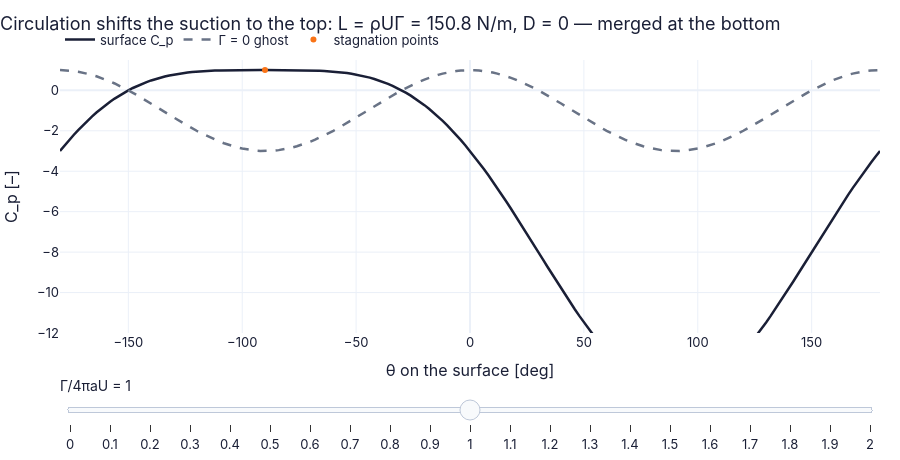

The code cell stored with this chart in its notebook:
### Markdown cell above
**What you see.** Two stagnation points (orange) at the sides; lower, at −30° and −150°; merged at the bottom; and a free point below the body where two streamlines cross.

**How to read it.** $\sin\theta=-\Gamma/4\pi aU$: at Γ = 2πaU they sit at −30° and −150°; at 4πaU at −90°; above that the root $r_+=[\Gamma+\sqrt{\Gamma^2-(4\pi aU)^2}]/4\pi U=2.618a$ (for Γ = 6πaU) lies in the fluid, and a ring of fluid circulates round the body forever.

**What would change if…** …U doubled at fixed Γ: the points move back up (Γ/4πaU halves) and the lift doubles (ρUΓ).

### Code cell
thd = np.linspace(-180, 180, 181)                        # surface angle θ [deg]
U_, a_ = 10.0, 0.1                                       # the air example [m/s, m]
def cp_traces(k):                                        # curves for Γ/(4πaU) = k
    G = k*4*np.pi*a_*U_                                  # clockwise Γ [m²/s]
    cp = ch06.cylinder_surface_cp(np.radians(thd), U_, a_, Gamma_cw=G)   # surface C_p from (6.39)
    st = ch06.cylinder_stagnation_points(U_, a_, Gamma_cw=G)   # stagnation points (complex)
    on = st[np.isclose(np.abs(st), a_)]                  # only those on the body
    return {"surface C_p": (thd, cp), "Γ = 0 ghost": (thd, 1 - 4*np.sin(np.radians(thd))**2),
            "stagnation points": (np.degrees(np.angle(on)) if on.size else np.array([np.nan]), np.ones(max(on.size, 1)))}
ks = np.linspace(0, 2, 21 if not FAST else 11)           # slider values of Γ/(4πaU)
fig = slider_figure(cp_traces, "Γ/4πaU", ks, xlabel="θ on the surface [deg]", ylabel="C_p [–]",
                    title="Circulation shifts the suction to the top", yrange=[-12, 1.5],
                    modes={"stagnation points": "markers"})
recolor(fig, {"surface C_p": COLORS["ink"], "Γ = 0 ghost": COLORS["muted"], "stagnation points": COLORS["orange"]},
        dashes={"Γ = 0 ghost": "dash"})
titles = []                                              # one title per slider step: lift and regime
for k in ks:
    s = ch06.cylinder_circulation_state(U_, a_, Gamma_cw=k*4*np.pi*a_*U_, rho=1.2)   # air
    titles.append(f"Circulation shifts the suction to the top: L = ρUΓ = {s['L_KJ']:.1f} N/m, D = 0 — {s['regime']}")
step_titles(fig, titles)
fig.show()                                               # draw it (works on the web page too)

### Figure 1 — Plotly figure (JSON) as saved in the notebook; plotly's stock layout.template omitted (floating-point values rounded to 4 significant figures; data arrays with more than 128 entries replaced by an {"elided": "..."} marker saying what was removed)
{"data": [{"hovertemplate": "surface C_p: %{y:.4g}<extra>Γ/4πaU = 0 </extra>", "line": {"color": "#1a1f36", "width": 2.5}, "marker": {"color": "#1a1f36"}, "mode": "lines", "name": "surface C_p", "type": "scatter", "visible": false, "x": {"elided": "181 float values"}, "y": {"elided": "181 float values"}}, {"hovertemplate": "Γ = 0 ghost: %{y:.4g}<extra>Γ/4πaU = 0 </extra>", "line": {"color": "#697386", "dash": "dash", "width": 2.5}, "marker": {"color": "#697386"}, "mode": "lines", "name": "Γ = 0 ghost", "type": "scatter", "visible": false, "x": {"elided": "181 float values"}, "y": {"elided": "181 float values"}}, {"hovertemplate": "stagnation points: %{y:.4g}<extra>Γ/4πaU = 0 </extra>", "line": {"color": "#f97316", "width": 2.5}, "marker": {"color": "#f97316"}, "mode": "markers", "name": "stagnation points", "type": "scatter", "visible": false, "x": [0.0, 180.0], "y": [1.0, 1.0]}, {"hovertemplate": "surface C_p: %{y:.4g}<extra>Γ/4πaU = 0.1 </extra>", "line": {"color": "#1a1f36", "width": 2.5}, "marker": {"color": "#1a1f36"}, "mode": "lines", "name": "surface C_p", "type": "scatter", "visible": false, "x": {"elided": "181 float values"}, "y": {"elided": "181 float values"}}, {"hovertemplate": "Γ = 0 ghost: %{y:.4g}<extra>Γ/4πaU = 0.1 </extra>", "line": {"color": "#697386", "dash": "dash", "width": 2.5}, "marker": {"color": "#697386"}, "mode": "lines", "name": "Γ = 0 ghost", "type": "scatter", "visible": false, "x": {"elided": "181 float values"}, "y": {"elided": "181 float values"}}, {"hovertemplate": "stagnation points: %{y:.4g}<extra>Γ/4πaU = 0.1 </extra>", "line": {"color": "#f97316", "width": 2.5}, "marker": {"color": "#f97316"}, "mode": "markers", "name": "stagnation points", "type": "scatter", "visible": false, "x": [-174.3, -5.739], "y": [1.0, 1.0]}, {"hovertemplate": "surface C_p: %{y:.4g}<extra>Γ/4πaU = 0.2 </extra>", "line": {"color": "#1a1f36", "width": 2.5}, "marker": {"color": "#1a1f36"}, "mode": "lines", "name": "surface C_p", "type": "scatter", "visible": false, "x": {"elided": "181 float values"}, "y": {"elided": "181 float values"}}, {"hovertemplate": "Γ = 0 ghost: %{y:.4g}<extra>Γ/4πaU = 0.2 </extra>", "line": {"color": "#697386", "dash": "dash", "width": 2.5}, "marker": {"color": "#697386"}, "mode": "lines", "name": "Γ = 0 ghost", "type": "scatter", "visible": false, "x": {"elided": "181 float values"}, "y": {"elided": "181 float values"}}, {"hovertemplate": "stagnation points: %{y:.4g}<extra>Γ/4πaU = 0.2 </extra>", "line": {"color": "#f97316", "width": 2.5}, "marker": {"color": "#f97316"}, "mode": "markers", "name": "stagnation points", "type": "scatter", "visible": false, "x": [-168.5, -11.54], "y": [1.0, 1.0]}, {"hovertemplate": "surface C_p: %{y:.4g}<extra>Γ/4πaU = 0.3 </extra>", "line": {"color": "#1a1f36", "width": 2.5}, "marker": {"color": "#1a1f36"}, "mode": "lines", "name": "surface C_p", "type": "scatter", "visible": false, "x": {"elided": "181 float values"}, "y": {"elided": "181 float values"}}, {"hovertemplate": "Γ = 0 ghost: %{y:.4g}<extra>Γ/4πaU = 0.3 </extra>", "line": {"color": "#697386", "dash": "dash", "width": 2.5}, "marker": {"color": "#697386"}, "mode": "lines", "name": "Γ = 0 ghost", "type": "scatter", "visible": false, "x": {"elided": "181 float values"}, "y": {"elided": "181 float values"}}, {"hovertemplate": "stagnation points: %{y:.4g}<extra>Γ/4πaU = 0.3 </extra>", "line": {"color": "#f97316", "width": 2.5}, "marker": {"color": "#f97316"}, "mode": "markers", "name": "stagnation points", "type": "scatter", "visible": false, "x": [-162.5, -17.46], "y": [1.0, 1.0]}, {"hovertemplate": "surface C_p: %{y:.4g}<extra>Γ/4πaU = 0.4 </extra>", "line": {"color": "#1a1f36", "width": 2.5}, "marker": {"color": "#1a1f36"}, "mode": "lines", "name": "surface C_p", "type": "scatter", "visible": false, "x": {"elided": "181 float values"}, "y": {"elided": "181 float values"}}, {"hovertemplate": "Γ = 0 ghost: %{y:.4g}<extra>Γ/4πaU = 0.4 </extra>", "line": {"color": "#697386", "dash": "dash", "width": 2.5}, "marker": {"color": "#697386"}, "mode": "lines", "name": "Γ = 0 ghost", "type": "scatter", "visible": false, "x": {"elided": "181 float values"}, "y": {"elided": "181 float values"}}, {"hovertemplate": "stagnation points: %{y:.4g}<extra>Γ/4πaU = 0.4 </extra>", "line": {"color": "#f97316", "width": 2.5}, "marker": {"color": "#f97316"}, "mode": "markers", "name": "stagnation points", "type": "scatter", "visible": false, "x": [-156.4, -23.58], "y": [1.0, 1.0]}, {"hovertemplate": "surface C_p: %{y:.4g}<extra>Γ/4πaU = 0.5 </extra>", "line": {"color": "#1a1f36", "width": 2.5}, "marker": {"color": "#1a1f36"}, "mode": "lines", "name": "surface C_p", "type": "scatter", "visible": false, "x": {"elided": "181 float values"}, "y": {"elided": "181 float values"}}, {"hovertemplate": "Γ = 0 ghost: %{y:.4g}<extra>Γ/4πaU = 0.5 </extra>", "line": {"color": "#697386", "dash": "dash", "width": 2.5}, "marker": {"color": "#697386"}, "mode": "lines", "name": "Γ = 0 ghost", "type": "scatter", "visible": false, "x": {"elided": "181 float values"}, "y": {"elided": "181 float values"}}, {"hovertemplate": "stagnation points: %{y:.4g}<extra>Γ/4πaU = 0.5 </extra>", "line": {"color": "#f97316", "width": 2.5}, "marker": {"color": "#f97316"}, "mode": "markers", "name": "stagnation points", "type": "scatter", "visible": false, "x": [-150.0, -30.0], "y": [1.0, 1.0]}, {"hovertemplate": "surface C_p: %{y:.4g}<extra>Γ/4πaU = 0.6 </extra>", "line": {"color": "#1a1f36", "width": 2.5}, "marker": {"color": "#1a1f36"}, "mode": "lines", "name": "surface C_p", "type": "scatter", "visible": false, "x": {"elided": "181 float values"}, "y": {"elided": "181 float values"}}, {"hovertemplate": "Γ = 0 ghost: %{y:.4g}<extra>Γ/4πaU = 0.6 </extra>", "line": {"color": "#697386", "dash": "dash", "width": 2.5}, "marker": {"color": "#697386"}, "mode": "lines", "name": "Γ = 0 ghost", "type": "scatter", "visible": false, "x": {"elided": "181 float values"}, "y": {"elided": "181 float values"}}, {"hovertemplate": "stagnation points: %{y:.4g}<extra>Γ/4πaU = 0.6 </extra>", "line": {"color": "#f97316", "width": 2.5}, "marker": {"color": "#f97316"}, "mode": "markers", "name": "stagnation points", "type": "scatter", "visible": false, "x": [-143.1, -36.87], "y": [1.0, 1.0]}, {"hovertemplate": "surface C_p: %{y:.4g}<extra>Γ/4πaU = 0.7 </extra>", "line": {"color": "#1a1f36", "width": 2.5}, "marker": {"color": "#1a1f36"}, "mode": "lines", "name": "surface C_p", "type": "scatter", "visible": false, "x": {"elided": "181 float values"}, "y": {"elided": "181 float values"}}, {"hovertemplate": "Γ = 0 ghost: %{y:.4g}<extra>Γ/4πaU = 0.7 </extra>", "line": {"color": "#697386", "dash": "dash", "width": 2.5}, "marker": {"color": "#697386"}, "mode": "lines", "name": "Γ = 0 ghost", "type": "scatter", "visible": false, "x": {"elided": "181 float values"}, "y": {"elided": "181 float values"}}, {"hovertemplate": "stagnation points: %{y:.4g}<extra>Γ/4πaU = 0.7 </extra>", "line": {"color": "#f97316", "width": 2.5}, "marker": {"color": "#f97316"}, "mode": "markers", "name": "stagnation points", "type": "scatter", "visible": false, "x": [-135.6, -44.43], "y": [1.0, 1.0]}, {"hovertemplate": "surface C_p: %{y:.4g}<extra>Γ/4πaU = 0.8 </extra>", "line": {"color": "#1a1f36", "width": 2.5}, "marker": {"color": "#1a1f36"}, "mode": "lines", "name": "surface C_p", "type": "scatter", "visible": false, "x": {"elided": "181 float values"}, "y": {"elided": "181 float values"}}, {"hovertemplate": "Γ = 0 ghost: %{y:.4g}<extra>Γ/4πaU = 0.8 </extra>", "line": {"color": "#697386", "dash": "dash", "width": 2.5}, "marker": {"color": "#697386"}, "mode": "lines", "name": "Γ = 0 ghost", "type": "scatter", "visible": false, "x": {"elided": "181 float values"}, "y": {"elided": "181 float values"}}, {"hovertemplate": "stagnation points: %{y:.4g}<extra>Γ/4πaU = 0.8 </extra>", "line": {"color": "#f97316", "width": 2.5}, "marker": {"color": "#f97316"}, "mode": "markers", "name": "stagnation points", "type": "scatter", "visible": false, "x": [-126.9, -53.13], "y": [1.0, 1.0]}, {"hovertemplate": "surface C_p: %{y:.4g}<extra>Γ/4πaU = 0.9 </extra>", "line": {"color": "#1a1f36", "width": 2.5}, "marker": {"color": "#1a1f36"}, "mode": "lines", "name": "surface C_p", "type": "scatter", "visible": false, "x": {"elided": "181 float values"}, "y": {"elided": "181 float values"}}, {"hovertemplate": "Γ = 0 ghost: %{y:.4g}<extra>Γ/4πaU = 0.9 </extra>", "line": {"color": "#697386", "dash": "dash", "width": 2.5}, "marker": {"color": "#697386"}, "mode": "lines", "name": "Γ = 0 ghost", "type": "scatter", "visible": false, "x": {"elided": "181 float values"}, "y": {"elided": "181 float values"}}, {"hovertemplate": "stagnation points: %{y:.4g}<extra>Γ/4πaU = 0.9 </extra>", "line": {"color": "#f97316", "width": 2.5}, "marker": {"color": "#f97316"}, "mode": "markers", "name": "stagnation points", "type": "scatter", "visible": false, "x": [-115.8, -64.16], "y": [1.0, 1.0]}, {"hovertemplate": "surface C_p: %{y:.4g}<extra>Γ/4πaU = 1 </extra>", "line": {"color": "#1a1f36", "width": 2.5}, "marker": {"color": "#1a1f36"}, "mode": "lines", "name": "surface C_p", "type": "scatter", "visible": true, "x": {"elided": "181 float values"}, "y": {"elided": "181 float values"}}, {"hovertemplate": "Γ = 0 ghost: %{y:.4g}<extra>Γ/4πaU = 1 </extra>", "line": {"color": "#697386", "dash": "dash", "width": 2.5}, "marker": {"color": "#697386"}, "mode": "lines", "name": "Γ = 0 ghost", "type": "scatter", "visible": true, "x": {"elided": "181 float values"}, "y": {"elided": "181 float values"}}, {"hovertemplate": "stagnation points: %{y:.4g}<extra>Γ/4πaU = 1 </extra>", "line": {"color": "#f97316", "width": 2.5}, "marker": {"color": "#f97316"}, "mode": "markers", "name": "stagnation points", "type": "scatter", "visible": true, "x": [-90.0], "y": [1.0]}, {"hovertemplate": "surface C_p: %{y:.4g}<extra>Γ/4πaU = 1.1 </extra>", "line": {"color": "#1a1f36", "width": 2.5}, "marker": {"color": "#1a1f36"}, "mode": "lines", "name": "surface C_p", "type": "scatter", "visible": false, "x": {"elided": "181 float values"}, "y": {"elided": "181 float values"}}, {"hovertemplate": "Γ = 0 ghost: %{y:.4g}<extra>Γ/4πaU = 1.1 </extra>", "line": {"color": "#697386", "dash": "dash", "width": 2.5}, "marker": {"color": "#697386"}, "mode": "lines", "name": "Γ = 0 ghost", "type": "scatter", "visible": false, "x": {"elided": "181 float values"}, "y": {"elided": "181 float values"}}, {"hovertemplate": "stagnation points: %{y:.4g}<extra>Γ/4πaU = 1.1 </extra>", "line": {"color": "#f97316", "width": 2.5}, "marker": {"color": "#f97316"}, "mode": "markers", "name": "stagnation points", "type": "scatter", "visible": false, "x": [NaN], "y": [1.0]}, {"hovertemplate": "surface C_p: %{y:.4g}<extra>Γ/4πaU = 1.2 </extra>", "line": {"color": "#1a1f36", "width": 2.5}, "marker": {"color": "#1a1f36"}, "mode": "lines", "name": "surface C_p", "type": "scatter", "visible": false, "x": {"elided": "181 float values"}, "y": {"elided": "181 float values"}}, {"hovertemplate": "Γ = 0 ghost: %{y:.4g}<extra>Γ/4πaU = 1.2 </extra>", "line": {"color": "#697386", "dash": "dash", "width": 2.5}, "marker": {"color": "#697386"}, "mode": "lines", "name": "Γ = 0 ghost", "type": "scatter", "visible": false, "x": {"elided": "181 float values"}, "y": {"elided": "181 float values"}}, {"hovertemplate": "stagnation points: %{y:.4g}<extra>Γ/4πaU = 1.2 </extra>", "line": {"color": "#f97316", "width": 2.5}, "marker": {"color": "#f97316"}, "mode": "markers", "name": "stagnation points", "type": "scatter", "visible": false, "x": [NaN], "y": [1.0]}, {"hovertemplate": "surface C_p: %{y:.4g}<extra>Γ/4πaU = 1.3 </extra>", "line": {"color": "#1a1f36", "width": 2.5}, "marker": {"color": "#1a1f36"}, "mode": "lines", "name": "surface C_p", "type": "scatter", "visible": false, "x": {"elided": "181 float values"}, "y": {"elided": "181 float values"}}, {"hovertemplate": "Γ = 0 ghost: %{y:.4g}<extra>Γ/4πaU = 1.3 </extra>", "line": {"color": "#697386", "dash": "dash", "width": 2.5}, "marker": {"color": "#697386"}, "mode": "lines", "name": "Γ = 0 ghost", "type": "scatter", "visible": false, "x": {"elided": "181 float values"}, "y": {"elided": "181 float values"}}, {"hovertemplate": "stagnation points: %{y:.4g}<extra>Γ/4πaU = 1.3 </extra>", "line": {"color": "#f97316", "width": 2.5}, "marker": {"color": "#f97316"}, "mode": "markers", "name": "stagnation points", "type": "scatter", "visible": false, "x": [NaN], "y": [1.0]}, {"hovertemplate": "surface C_p: %{y:.4g}<extra>Γ/4πaU = 1.4 </extra>", "line": {"color": "#1a1f36", "width": 2.5}, "marker": {"color": "#1a1f36"}, "mode": "lines", "name": "surface C_p", "type": "scatter", "visible": false, "x": {"elided": "181 float values"}, "y": {"elided": "181 float values"}}, {"hovertemplate": "Γ = 0 ghost: %{y:.4g}<extra>Γ/4πaU = 1.4 </extra>", "line": {"color": "#697386", "dash": "dash", "width": 2.5}, "marker": {"color": "#697386"}, "mode": "lines", "name": "Γ = 0 ghost", "type": "scatter", "visible": false, "x": {"elided": "181 float values"}, "y": {"elided": "181 float values"}}, {"hovertemplate": "stagnation points: %{y:.4g}<extra>Γ/4πaU = 1.4 </extra>", "line": {"color": "#f97316", "width": 2.5}, "marker": {"color": "#f97316"}, "mode": "markers", "name": "stagnation points", "type": "scatter", "visible": false, "x": [NaN], "y": [1.0]}, {"hovertemplate": "surface C_p: %{y:.4g}<extra>Γ/4πaU = 1.5 </extra>", "line": {"color": "#1a1f36", "width": 2.5}, "marker": {"color": "#1a1f36"}, "mode": "lines", "name": "surface C_p", "type": "scatter", "visible": false, "x": {"elided": "181 float values"}, "y": {"elided": "181 float values"}}, {"hovertemplate": "Γ = 0 ghost: %{y:.4g}<extra>Γ/4πaU = 1.5 </extra>", "line": {"color": "#697386", "dash": "dash", "width": 2.5}, "marker": {"color": "#697386"}, "mode": "lines", "name": "Γ = 0 ghost", "type": "scatter", "visible": false, "x": {"elided": "181 float values"}, "y": {"elided": "181 float values"}}, {"hovertemplate": "stagnation points: %{y:.4g}<extra>Γ/4πaU = 1.5 </extra>", "line": {"color": "#f97316", "width": 2.5}, "marker": {"color": "#f97316"}, "mode": "markers", "name": "stagnation points", "type": "scatter", "visible": false, "x": [NaN], "y": [1.0]}, {"hovertemplate": "surface C_p: %{y:.4g}<extra>Γ/4πaU = 1.6 </extra>", "line": {"color": "#1a1f36", "width": 2.5}, "marker": {"color": "#1a1f36"}, "mode": "lines", "name": "surface C_p", "type": "scatter", "visible": false, "x": {"elided": "181 float values"}, "y": {"elided": "181 float values"}}, {"hovertemplate": "Γ = 0 ghost: %{y:.4g}<extra>Γ/4πaU = 1.6 </extra>", "line": {"color": "#697386", "dash": "dash", "width": 2.5}, "marker": {"color": "#697386"}, "mode": "lines", "name": "Γ = 0 ghost", "type": "scatter", "visible": false, "x": {"elided": "181 float values"}, "y": {"elided": "181 float values"}}, {"hovertemplate": "stagnation points: %{y:.4g}<extra>Γ/4πaU = 1.6 </extra>", "line": {"color": "#f97316", "width": 2.5}, "marker": {"color": "#f97316"}, "mode": "markers", "name": "stagnation points", "type": "scatter", "visible": false, "x": [NaN], "y": [1.0]}, {"hovertemplate": "surface C_p: %{y:.4g}<extra>Γ/4πaU = 1.7 </extra>", "line": {"color": "#1a1f36", "width": 2.5}, "marker": {"color": "#1a1f36"}, "mode": "lines", "name": "surface C_p", "type": "scatter", "visible": false, "x": {"elided": "181 float values"}, "y": {"elided": "181 float values"}}, {"hovertemplate": "Γ = 0 ghost: %{y:.4g}<extra>Γ/4πaU = 1.7 </extra>", "line": {"color": "#697386", "dash": "dash", "width": 2.5}, "marker": {"color": "#697386"}, "mode": "lines", "name": "Γ = 0 ghost", "type": "scatter", "visible": false, "x": {"elided": "181 float values"}, "y": {"elided": "181 float values"}}, {"hovertemplate": "stagnation points: %{y:.4g}<extra>Γ/4πaU = 1.7 </extra>", "line": {"color": "#f97316", "width": 2.5}, "marker": {"color": "#f97316"}, "mode": "markers", "name": "stagnation points", "type": "scatter", "visible": false, "x": [NaN], "y": [1.0]}, {"hovertemplate": "surface C_p: %{y:.4g}<extra>Γ/4πaU = 1.8 </extra>", "line": {"color": "#1a1f36", "width": 2.5}, "marker": {"color": "#1a1f36"}, "mode": "lines", "name": "surface C_p", "type": "scatter", "visible": false, "x": {"elided": "181 float values"}, "y": {"elided": "181 float values"}}, {"hovertemplate": "Γ = 0 ghost: %{y:.4g}<extra>Γ/4πaU = 1.8 </extra>", "line": {"color": "#697386", "dash": "dash", "width": 2.5}, "marker": {"color": "#697386"}, "mode": "lines", "name": "Γ = 0 ghost", "type": "scatter", "visible": false, "x": {"elided": "181 float values"}, "y": {"elided": "181 float values"}}, {"hovertemplate": "stagnation points: %{y:.4g}<extra>Γ/4πaU = 1.8 </extra>", "line": {"color": "#f97316", "width": 2.5}, "marker": {"color": "#f97316"}, "mode": "markers", "name": "stagnation points", "type": "scatter", "visible": false, "x": [NaN], "y": [1.0]}, {"hovertemplate": "surface C_p: %{y:.4g}<extra>Γ/4πaU = 1.9 </extra>", "line": {"color": "#1a1f36", "width": 2.5}, "marker": {"color": "#1a1f36"}, "mode": "lines", "name": "surface C_p", "type": "scatter", "visible": false, "x": {"elided": "181 float values"}, "y": {"elided": "181 float values"}}, {"hovertemplate": "Γ = 0 ghost: %{y:.4g}<extra>Γ/4πaU = 1.9 </extra>", "line": {"color": "#697386", "dash": "dash", "width": 2.5}, "marker": {"color": "#697386"}, "mode": "lines", "name": "Γ = 0 ghost", "type": "scatter", "visible": false, "x": {"elided": "181 float values"}, "y": {"elided": "181 float values"}}, {"hovertemplate": "stagnation points: %{y:.4g}<extra>Γ/4πaU = 1.9 </extra>", "line": {"color": "#f97316", "width": 2.5}, "marker": {"color": "#f97316"}, "mode": "markers", "name": "stagnation points", "type": "scatter", "visible": false, "x": [NaN], "y": [1.0]}, {"hovertemplate": "surface C_p: %{y:.4g}<extra>Γ/4πaU = 2 </extra>", "line": {"color": "#1a1f36", "width": 2.5}, "marker": {"color": "#1a1f36"}, "mode": "lines", "name": "surface C_p", "type": "scatter", "visible": false, "x": {"elided": "181 float values"}, "y": {"elided": "181 float values"}}, {"hovertemplate": "Γ = 0 ghost: %{y:.4g}<extra>Γ/4πaU = 2 </extra>", "line": {"color": "#697386", "dash": "dash", "width": 2.5}, "marker": {"color": "#697386"}, "mode": "lines", "name": "Γ = 0 ghost", "type": "scatter", "visible": false, "x": {"elided": "181 float values"}, "y": {"elided": "181 float values"}}, {"hovertemplate": "stagnation points: %{y:.4g}<extra>Γ/4πaU = 2 </extra>", "line": {"color": "#f97316", "width": 2.5}, "marker": {"color": "#f97316"}, "mode": "markers", "name": "stagnation points", "type": "scatter", "visible": false, "x": [NaN], "y": [1.0]}], "layout": {"colorway": ["#6c5ce7", "#0fa39c", "#f97316", "#2563eb", "#e11d6a", "#d97706"], "font": {"color": "#1a1f36", "family": "Inter, -apple-system, Segoe UI, Roboto, sans-serif", "size": 13}, "height": 460, "hovermode": "x unified", "legend": {"orientation": "h", "x": 0, "xanchor": "left", "y": 1.02, "yanchor": "bottom"}, "margin": {"b": 90, "l": 60, "r": 20, "t": 60}, "sliders": [{"active": 10, "currentvalue": {"font": {"size": 14}, "prefix": "Γ/4πaU = ", "suffix": " "}, "pad": {"t": 40}, "steps": [{"args": [{"visible": [true, true, true, false, false, false, false, false, false, false, false, false, false, false, false, false, false, false, false, false, false, false, false, false, false, false, false, false, false, false, false, false, false, false, false, false, false, false, false, false, false, false, false, false, false, false, false, false, false, false, false, false, false, false, false, false, false, false, false, false, false, false, false]}, {"title.text": "Circulation shifts the suction to the top: L = ρUΓ = 0.0 N/m, D = 0 — two surface points"}], "label": "0", "method": "update"}, {"args": [{"visible": [false, false, false, true, true, true, false, false, false, false, false, false, false, false, false, false, false, false, false, false, false, false, false, false, false, false, false, false, false, false, false, false, false, false, false, false, false, false, false, false, false, false, false, false, false, false, false, false, false, false, false, false, false, false, false, false, false, false, false, false, false, false, false]}, {"title.text": "Circulation shifts the suction to the top: L = ρUΓ = 15.1 N/m, D = 0 — two surface points"}], "label": "0.1", "method": "update"}, {"args": [{"visible": [false, false, false, false, false, false, true, true, true, false, false, false, false, false, false, false, false, false, false, false, false, false, false, false, false, false, false, false, false, false, false, false, false, false, false, false, false, false, false, false, false, false, false, false, false, false, false, false, false, false, false, false, false, false, false, false, false, false, false, false, false, false, false]}, {"title.text": "Circulation shifts the suction to the top: L = ρUΓ = 30.2 N/m, D = 0 — two surface points"}], "label": "0.2", "method": "update"}, {"args": [{"visible": [false, false, false, false, false, false, false, false, false, true, true, true, false, false, false, false, false, false, false, false, false, false, false, false, false, false, false, false, false, false, false, false, false, false, false, false, false, false, false, false, false, false, false, false, false, false, false, false, false, false, false, false, false, false, false, false, false, false, false, false, false, false, false]}, {"title.text": "Circulation shifts the suction to the top: L = ρUΓ = 45.2 N/m, D = 0 — two surface points"}], "label": "0.3", "method": "update"}, {"args": [{"visible": [false, false, false, false, false, false, false, false, false, false, false, false, true, true, true, false, false, false, false, false, false, false, false, false, false, false, false, false, false, false, false, false, false, false, false, false, false, false, false, false, false, false, false, false, false, false, false, false, false, false, false, false, false, false, false, false, false, false, false, false, false, false, false]}, {"title.text": "Circulation shifts the suction to the top: L = ρUΓ = 60.3 N/m, D = 0 — two surface points"}], "label": "0.4", "method": "update"}, {"args": [{"visible": [false, false, false, false, false, false, false, false, false, false, false, false, false, false, false, true, true, true, false, false, false, false, false, false, false, false, false, false, false, false, false, false, false, false, false, false, false, false, false, false, false, false, false, false, false, false, false, false, false, false, false, false, false, false, false, false, false, false, false, false, false, false, false]}, {"title.text": "Circulation shifts the suction to the top: L = ρUΓ = 75.4 N/m, D = 0 — two surface points"}], "label": "0.5", "method": "update"}, {"args": [{"visible": [false, false, false, false, false, false, false, false, false, false, false, false, false, false, false, false, false, false, true, true, true, false, false, false, false, false, false, false, false, false, false, false, false, false, false, false, false, false, false, false, false, false, false, false, false, false, false, false, false, false, false, false, false, false, false, false, false, false, false, false, false, false, false]}, {"title.text": "Circulation shifts the suction to the top: L = ρUΓ = 90.5 N/m, D = 0 — two surface points"}], "label": "0.6", "method": "update"}, {"args": [{"visible": [false, false, false, false, false, false, false, false, false, false, false, false, false, false, false, false, false, false, false, false, false, true, true, true, false, false, false, false, false, false, false, false, false, false, false, false, false, false, false, false, false, false, false, false, false, false, false, false, false, false, false, false, false, false, false, false, false, false, false, false, false, false, false]}, {"title.text": "Circulation shifts the suction to the top: L = ρUΓ = 105.6 N/m, D = 0 — two surface points"}], "label": "0.7", "method": "update"}, {"args": [{"visible": [false, false, false, false, false, false, false, false, false, false, false, false, false, false, false, false, false, false, false, false, false, false, false, false, true, true, true, false, false, false, false, false, false, false, false, false, false, false, false, false, false, false, false, false, false, false, false, false, false, false, false, false, false, false, false, false, false, false, false, false, false, false, false]}, {"title.text": "Circulation shifts the suction to the top: L = ρUΓ = 120.6 N/m, D = 0 — two surface points"}], "label": "0.8", "method": "update"}, {"args": [{"visible": [false, false, false, false, false, false, false, false, false, false, false, false, false, false, false, false, false, false, false, false, false, false, false, false, false, false, false, true, true, true, false, false, false, false, false, false, false, false, false, false, false, false, false, false, false, false, false, false, false, false, false, false, false, false, false, false, false, false, false, false, false, false, false]}, {"title.text": "Circulation shifts the suction to the top: L = ρUΓ = 135.7 N/m, D = 0 — two surface points"}], "label": "0.9", "method": "update"}, {"args": [{"visible": [false, false, false, false, false, false, false, false, false, false, false, false, false, false, false, false, false, false, false, false, false, false, false, false, false, false, false, false, false, false, true, true, true, false, false, false, false, false, false, false, false, false, false, false, false, false, false, false, false, false, false, false, false, false, false, false, false, false, false, false, false, false, false]}, {"title.text": "Circulation shifts the suction to the top: L = ρUΓ = 150.8 N/m, D = 0 — merged at the bottom"}], "label": "1", "method": "update"}, {"args": [{"visible": [false, false, false, false, false, false, false, false, false, false, false, false, false, false, false, false, false, false, false, false, false, false, false, false, false, false, false, false, false, false, false, false, false, true, true, true, false, false, false, false, false, false, false, false, false, false, false, false, false, false, false, false, false, false, false, false, false, false, false, false, false, false, false]}, {"title.text": "Circulation shifts the suction to the top: L = ρUΓ = 165.9 N/m, D = 0 — free stagnation point"}], "label": "1.1", "method": "update"}, {"args": [{"visible": [false, false, false, false, false, false, false, false, false, false, false, false, false, false, false, false, false, false, false, false, false, false, false, false, false, false, false, false, false, false, false, false, false, false, false, false, true, true, true, false, false, false, false, false, false, false, false, false, false, false, false, false, false, false, false, false, false, false, false, false, false, false, false]}, {"title.text": "Circulation shifts the suction to the top: L = ρUΓ = 181.0 N/m, D = 0 — free stagnation point"}], "label": "1.2", "method": "update"}, {"args": [{"visible": [false, false, false, false, false, false, false, false, false, false, false, false, false, false, false, false, false, false, false, false, false, false, false, false, false, false, false, false, false, false, false, false, false, false, false, false, false, false, false, true, true, true, false, false, false, false, false, false, false, false, false, false, false, false, false, false, false, false, false, false, false, false, false]}, {"title.text": "Circulation shifts the suction to the top: L = ρUΓ = 196.0 N/m, D = 0 — free stagnation point"}], "label": "1.3", "method": "update"}, {"args": [{"visible": [false, false, false, false, false, false, false, false, false, false, false, false, false, false, false, false, false, false, false, false, false, false, false, false, false, false, false, false, false, false, false, false, false, false, false, false, false, false, false, false, false, false, true, true, true, false, false, false, false, false, false, false, false, false, false, false, false, false, false, false, false, false, false]}, {"title.text": "Circulation shifts the suction to the top: L = ρUΓ = 211.1 N/m, D = 0 — free stagnation point"}], "label": "1.4", "method": "update"}, {"args": [{"visible": [false, false, false, false, false, false, false, false, false, false, false, false, false, false, false, false, false, false, false, false, false, false, false, false, false, false, false, false, false, false, false, false, false, false, false, false, false, false, false, false, false, false, false, false, false, true, true, true, false, false, false, false, false, false, false, false, false, false, false, false, false, false, false]}, {"title.text": "Circulation shifts the suction to the top: L = ρUΓ = 226.2 N/m, D = 0 — free stagnation point"}], "label": "1.5", "method": "update"}, {"args": [{"visible": [false, false, false, false, false, false, false, false, false, false, false, false, false, false, false, false, false, false, false, false, false, false, false, false, false, false, false, false, false, false, false, false, false, false, false, false, false, false, false, false, false, false, false, false, false, false, false, false, true, true, true, false, false, false, false, false, false, false, false, false, false, false, false]}, {"title.text": "Circulation shifts the suction to the top: L = ρUΓ = 241.3 N/m, D = 0 — free stagnation point"}], "label": "1.6", "method": "update"}, {"args": [{"visible": [false, false, false, false, false, false, false, false, false, false, false, false, false, false, false, false, false, false, false, false, false, false, false, false, false, false, false, false, false, false, false, false, false, false, false, false, false, false, false, false, false, false, false, false, false, false, false, false, false, false, false, true, true, true, false, false, false, false, false, false, false, false, false]}, {"title.text": "Circulation shifts the suction to the top: L = ρUΓ = 256.4 N/m, D = 0 — free stagnation point"}], "label": "1.7", "method": "update"}, {"args": [{"visible": [false, false, false, false, false, false, false, false, false, false, false, false, false, false, false, false, false, false, false, false, false, false, false, false, false, false, false, false, false, false, false, false, false, false, false, false, false, false, false, false, false, false, false, false, false, false, false, false, false, false, false, false, false, false, true, true, true, false, false, false, false, false, false]}, {"title.text": "Circulation shifts the suction to the top: L = ρUΓ = 271.4 N/m, D = 0 — free stagnation point"}], "label": "1.8", "method": "update"}, {"args": [{"visible": [false, false, false, false, false, false, false, false, false, false, false, false, false, false, false, false, false, false, false, false, false, false, false, false, false, false, false, false, false, false, false, false, false, false, false, false, false, false, false, false, false, false, false, false, false, false, false, false, false, false, false, false, false, false, false, false, false, true, true, true, false, false, false]}, {"title.text": "Circulation shifts the suction to the top: L = ρUΓ = 286.5 N/m, D = 0 — free stagnation point"}], "label": "1.9", "method": "update"}, {"args": [{"visible": [false, false, false, false, false, false, false, false, false, false, false, false, false, false, false, false, false, false, false, false, false, false, false, false, false, false, false, false, false, false, false, false, false, false, false, false, false, false, false, false, false, false, false, false, false, false, false, false, false, false, false, false, false, false, false, false, false, false, false, false, true, true, true]}, {"title.text": "Circulation shifts the suction to the top: L = ρUΓ = 301.6 N/m, D = 0 — free stagnation point"}], "label": "2", "method": "update"}]}], "title": {"text": "Circulation shifts the suction to the top: L = ρUΓ = 150.8 N/m, D = 0 — merged at the bottom", "x": 0}, "xaxis": {"range": [-180.0, 180.0], "title": {"text": "θ on the surface [deg]"}}, "yaxis": {"range": [-12, 1.5], "title": {"text": "C_p [–]"}}}}
